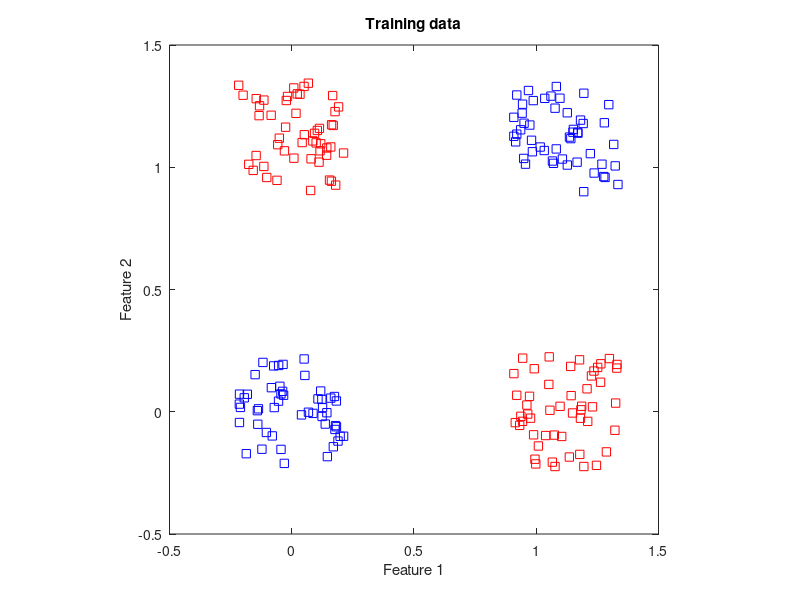
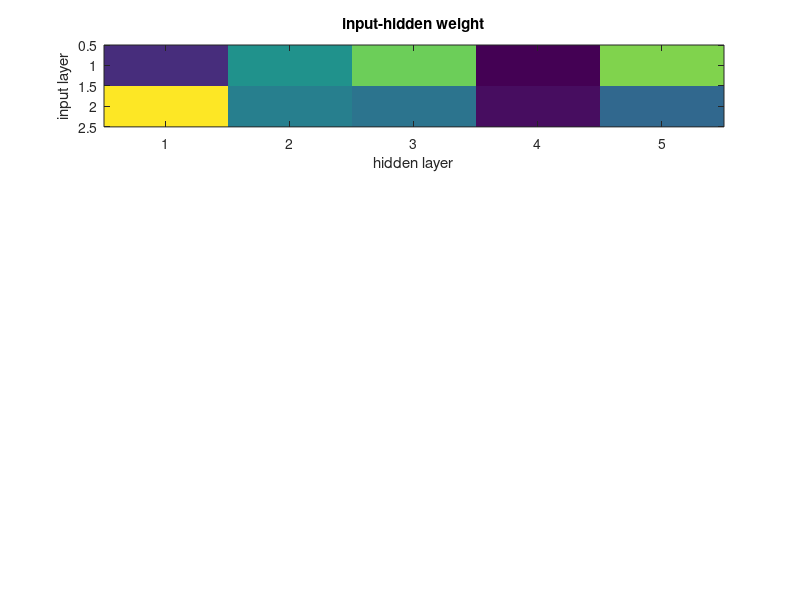

The MATLAB source for these figures, in order: (Note: this script raises an error after producing the figures.)
% Keisuke Matsuoka 2016.11
% backpropagation(3 layeres) without neural networ toolbox

clear, close all

N = 50;
noise = 0.45;

% exclusive or(XOR) probrem
x1 = [noise * rand(N,1) - noise/2, noise * rand(N,1) + noise*2];
x2 = [noise * rand(N,1) + noise*2, noise * rand(N,1) - noise/2];
x3 = [noise * rand(N,1) - noise/2, noise * rand(N,1) - noise/2];
x4 = [noise * rand(N,1) + noise*2, noise * rand(N,1) + noise*2];

figure(1)
plot(x1(:,1),x1(:,2),'rs', x2(:,1),x2(:,2),'rs', x3(:,1),x3(:,2),'bs', x4(:,1),x4(:,2),'bs');
axis square
axis([-0.5 1.5 -0.5 1.5])
title('Training data')
xlabel('Feature 1')
ylabel('Feature 2')

%%
x = [x1; x2; x3; x4];   % feature vector 
t = [ones(N * 2, 1); zeros(N * 2 ,1)];  % desired value

% acquire number of training patterns and feature vectors
[numTP, numFV] = size(x);

% output layer's unit size
numOut = size(t,2);

% add 1 as bias
x = [ones(numTP,1), x];

x_min = min(min(x));
x_max = max(max(x));

% learning
lr = 0.1;   % learning rate
max_iteration = 100;    
numHid = 5; % hidden(midle) layer's unit size

% init
mse = 1;
w1_new = zeros(numHid, numFV + 1, numTP);
w2_new = zeros(numOut, numHid + 1, numTP);

% weight value range[-1-1]
w1 = 2 * rand(numHid, numFV + 1) - 1;
w2 = 2 * rand(numOut, numHid + 1) - 1;

% 
for iteration = 1 : max_iteration
    
    %
    for i = 1:numTP
        % calculate hidden layer
        z(i,:) = 1 ./ (1 + exp(-w1 * x(i,:)'));
        v(i,:) = z(i,:)';
        % cauculate output layer
        o(i,:) = 1 ./ (1 + exp(-w2 * [1; v(i,:)']));
        
        % calculate gragient output layer
        delta2(i,:) = (t(i,:) - o(i,:)) .* o(i,:) .* (1 - o(i,:));
        % calculate gragient hidden layer
        delta1(i,:) = z(i,:) .* (1 - z(i,:)) .* (delta2(i,:) * w2(:,2:end));
        w2_new(:,:,i) = lr * delta2(i,:)' * [1, z(i,:)];
        w1_new(:,:,i) = lr * delta1(i,:)' * x(i,:);
    end
    
    % sum of training pattern
    w2_new = sum(w2_new,3);
    w1_new = sum(w1_new,3);
    
    % update w2
    w2 = w2 + w2_new;
    % update w2
    w1 = w1 + w1_new;
        
    % mean square error
    mse(1,iteration) = sum(sum((o-t).^2)')/(numTP*numOut);
    iteration
    
end

% visualize learning
figure(2)
subplot(4,1,1)
imagesc(w1(:,2:end)', [min(min(w1(:,2:end))), max(max(w1(:,2:end)))]);
title('input-hidden weight')
ylabel('input layer')
xlabel('hidden layer')
ax = gca;
ax.XTick = 1:numHid;
ax.YTick = 1:numFV;
colorbar

subplot(4,1,2)
imagesc(w2(:,2:end), [min(min(w2(:,2:end))), max(max(w2(:,2:end)))]);
title('hidden-output weight')
xlabel('hidden layer')
ylabel('output layer')
ax = gca;
ax.XTick = 1:1:numHid;
ax.YTick = 1:1:numOut;
colormap(hot);
colorbar

%
subplot(2,1,2)
plot(1:max_iteration, mse, 'k');
hold on;
grid
title('Learning curve')
xlabel('iteration');
ylabel('mse')

%% plot map and decision boundary
d = 4e-3;
[grid_x1, grid_x2] = meshgrid(round(min(x(:,2)))-1:d:round(max(x(:,3)))+1, round(min(x(:,3)))-1:d:round(max(x(:,2)))+1);

maxPixel = length(grid_x1(1,:)) * length(grid_x2(:,1));

for j = 1:length(grid_x2(:,1))
    featureSpace((j-1)*length(grid_x1(1,:))+1:length(grid_x1(1,:))*j,:) = [grid_x1(1,:)', ones(length(grid_x1(1,:)),1) * grid_x2(j,1)];
end

% generate unseen data and calculate
unseen_x = featureSpace;
unseen_x = [ones(maxPixel,1), unseen_x];
unseen_v = round(1 ./ (1 + exp(-w1 * unseen_x')));
unseen_o = 1 ./ (1 + exp( -w2 * [ones(1,maxPixel); unseen_v]));

value_grid = reshape(unseen_o, length(grid_x1(1,:)), length(grid_x1(:,1)));

figure(3)
colormap(jet)
imagesc(grid_x2(:,1), grid_x1(1,:), round(value_grid),[0,1])
hold on
contour(grid_x2(:,1), grid_x1(1,:), round(value_grid),1)
set(gca,'YDir','normal')
hold on
plot(x1(:,1),x1(:,2),'rs',x2(:,1),x2(:,2),'rs',x3(:,1),x3(:,2),'bs',x4(:,1),x4(:,2),'bs');
axis square
axis([-0.5 1.5 -0.5 1.5])
title('Decision boundary')
xlabel('Feature 1')
ylabel('Feature 2')

accuracy = sum(round(o)==t) / numTP * 100